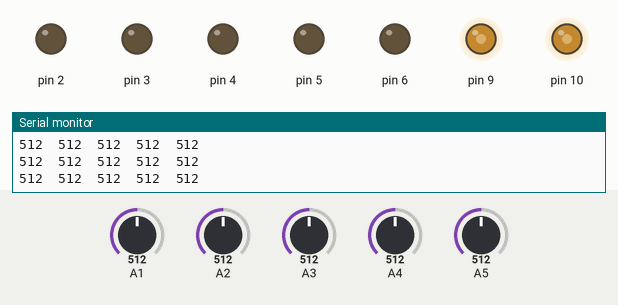
This sketch was run on a simulated Arduino Uno, built with avr-gcc and run on an emulated ATmega328P. Shown: output pins drawn as LEDs (lit = HIGH), the last lines printed to the serial monitor. Inputs (shaded band) come from the test bench; at power-on: A1 = 512, A2 = 512, A5 = 512, A3 = 512, A4 = 512.

Above: at 1.3 s.
1.4 s: A1 set to 264
2.9 s: A1 set to 240
At 4.2 s:
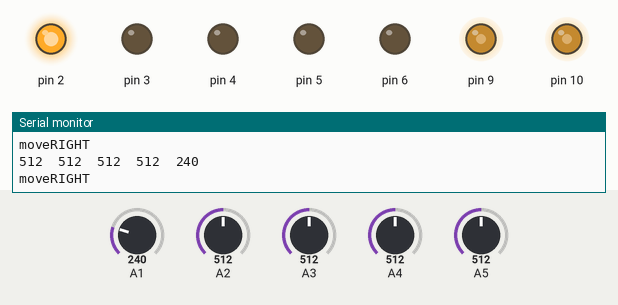
4.5 s: A2 set to 265
6.0 s: A2 set to 237
At 6.8 s:
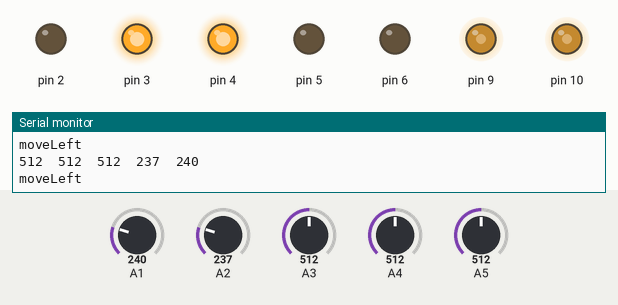
7.5 s: A2 set to 306
At 8.0 s:
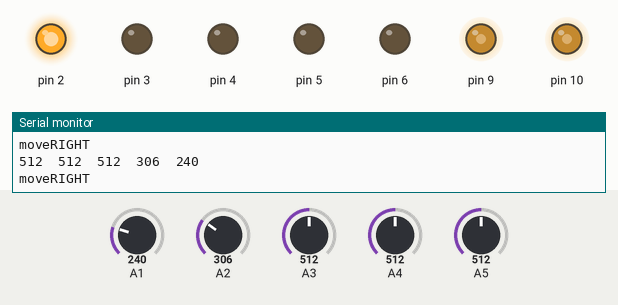
9.0 s: A5 set to 262
10.5 s: A5 set to 234
At 11.2 s:
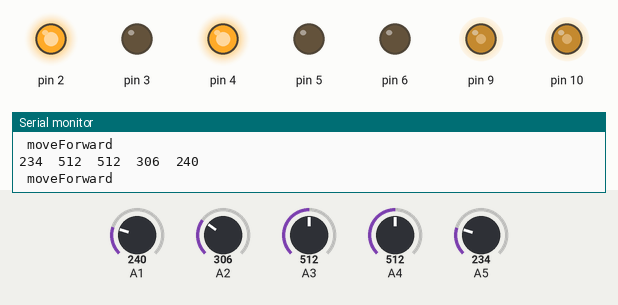
Timing chart, 0 to 13.0 s (numbered marks = the images above; inputs shaded):
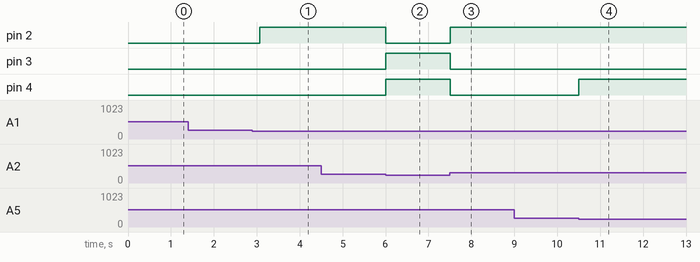

The sketch:

Basic_LineFollwer.ino
```cpp
int TRESH = 250;
void SetSpeed(int Speed)
{
  analogWrite(9, Speed);
  analogWrite(10, Speed);
}
void moveBackward()
{
  digitalWrite(2, LOW);
  digitalWrite(3, HIGH);
  digitalWrite(4, LOW);
  digitalWrite(5, HIGH);
}
void moveForward()
{
  digitalWrite(2, HIGH);
  digitalWrite(3, LOW);
  digitalWrite(4, HIGH);
  digitalWrite(5, LOW);
}
void arcRight()
{
  digitalWrite(2, HIGH);
  digitalWrite(3, LOW);
  digitalWrite(4, LOW);
  digitalWrite(5, LOW);
}
void spotRight()
{
  digitalWrite(2, HIGH);
  digitalWrite(3, LOW);
  digitalWrite(4, LOW);
  digitalWrite(5, HIGH);
}

void arcLeft()
{
  digitalWrite(2, LOW);
  digitalWrite(3, LOW);
  digitalWrite(4, HIGH);
  digitalWrite(5, LOW);
}
void spotLeft()
{
  digitalWrite(2, LOW);
  digitalWrite(3, HIGH);
  digitalWrite(4, HIGH);
  digitalWrite(5, LOW);
}
void Stop()
{
  digitalWrite(2, LOW);
  digitalWrite(3, LOW);
  digitalWrite(4, LOW);
  digitalWrite(5, LOW);
}

void setup()
{
  pinMode(2, OUTPUT);
  pinMode(3, OUTPUT);
  pinMode(4, OUTPUT);
  pinMode(5, OUTPUT);
  pinMode(6, OUTPUT);
  SetSpeed(125);
  Serial.begin(115200);
}

void loop()
{

  int L2 = analogRead(A5);
  int L1 = analogRead(A4);
  int C = analogRead(A3);
  int R1 = analogRead(A2);
  int R2 = analogRead(A1);

  Serial.println();
  Serial.print(L2);
  Serial.print("\t");
  Serial.print(L1);
  Serial.print("\t");
  Serial.print(C);
  Serial.print("\t");
  Serial.print(R1);
  Serial.print("\t");
  Serial.println(R2);


  if (L2 < TRESH && L1 < TRESH && C > TRESH && R1 < TRESH && R2 < TRESH)    //only center if high
  {
    moveForward();
    Serial.print(" moveForward");
  }
   if (L2 < TRESH && L1 > TRESH && C > TRESH && R1 > TRESH && R2 < TRESH)    //C,R1,L1 is high
  {
    moveForward();
    Serial.print(" moveForward");
  }
  else if ( L2 < TRESH && L1 < TRESH && C < TRESH && R1 > TRESH && R2 < TRESH )  // R1 is high
  {
    arcRight();
    Serial.print("moveRight");
  }
  else if ( L2 < TRESH && L1 > TRESH && C < TRESH && R1 < TRESH && R2 < TRESH )   //L1 is high
  {
    arcLeft();
    Serial.print("moveLeft");
  }
  else if ( L2 > TRESH && L1 < TRESH && C < TRESH && R1 < TRESH && R2 < TRESH )   //L2 is only high
  {
    spotLeft();
    Serial.print("moveLeft");
  }
  else if ( L2 < TRESH && L1 < TRESH && C < TRESH && R1 < TRESH && R2 > TRESH)   // R2 is only high
  {
    spotRight();
    Serial.print("moveRIGHT");
  }
  else if ( L2 > TRESH && L1 > TRESH && C > TRESH && R1 < TRESH && R2 < TRESH ) // L2,L1,C is high
  {
    spotLeft();
    Serial.print("moveLeft");
  }
  else if ( L2 < TRESH && L1 < TRESH && C > TRESH && R1 >TRESH && R2 > TRESH ) // R2,R1,C is high
  {
    spotRight();
    Serial.print("moveLeft");
  }
  else if ( L2 > TRESH && L1 > TRESH && C < TRESH && R1 < TRESH && R2 < TRESH )   //L2,L1 is high
  {
    spotLeft();
    Serial.print("moveLeft");
  }
  else if ( L2 < TRESH && L1 < TRESH && C < TRESH && R1 > TRESH && R2 > TRESH )   // R1 and R2 is high
  {
    spotRight();
    Serial.print("moveRIGHT");
  }
  else if ( L2 > TRESH && L1 > TRESH && C > TRESH && R1 > TRESH && R2 > TRESH )  // all are high
  {
     Stop();
     delay(500);
//    moveForward();
//    delay(500);
//    Serial.print("Stop");
  }
  else
  {
    arcRight();
    Serial.print("moveRIGHT");
  }
  delay(10);

}
```

Measured:
- the behaviour switches between 251 and 250 on A1 (found by bisection; images 0 and 1)
- the behaviour switches between 250 and 249 on A2 (found by bisection; images 1 and 2)
- the behaviour switches between 250 and 249 on A5 (found by bisection; images 3 and 4)
- after the input at 2.9 s, pin 2: LOW → HIGH after 0.17 s
- after the input at 6.0 s, pin 2: HIGH → LOW at once; pin 3, pin 4: LOW → HIGH at once
- after the input at 7.5 s, pin 2: LOW → HIGH at once; pin 3, pin 4: HIGH → LOW at once
- after the input at 10.5 s, pin 4: LOW → HIGH at once
